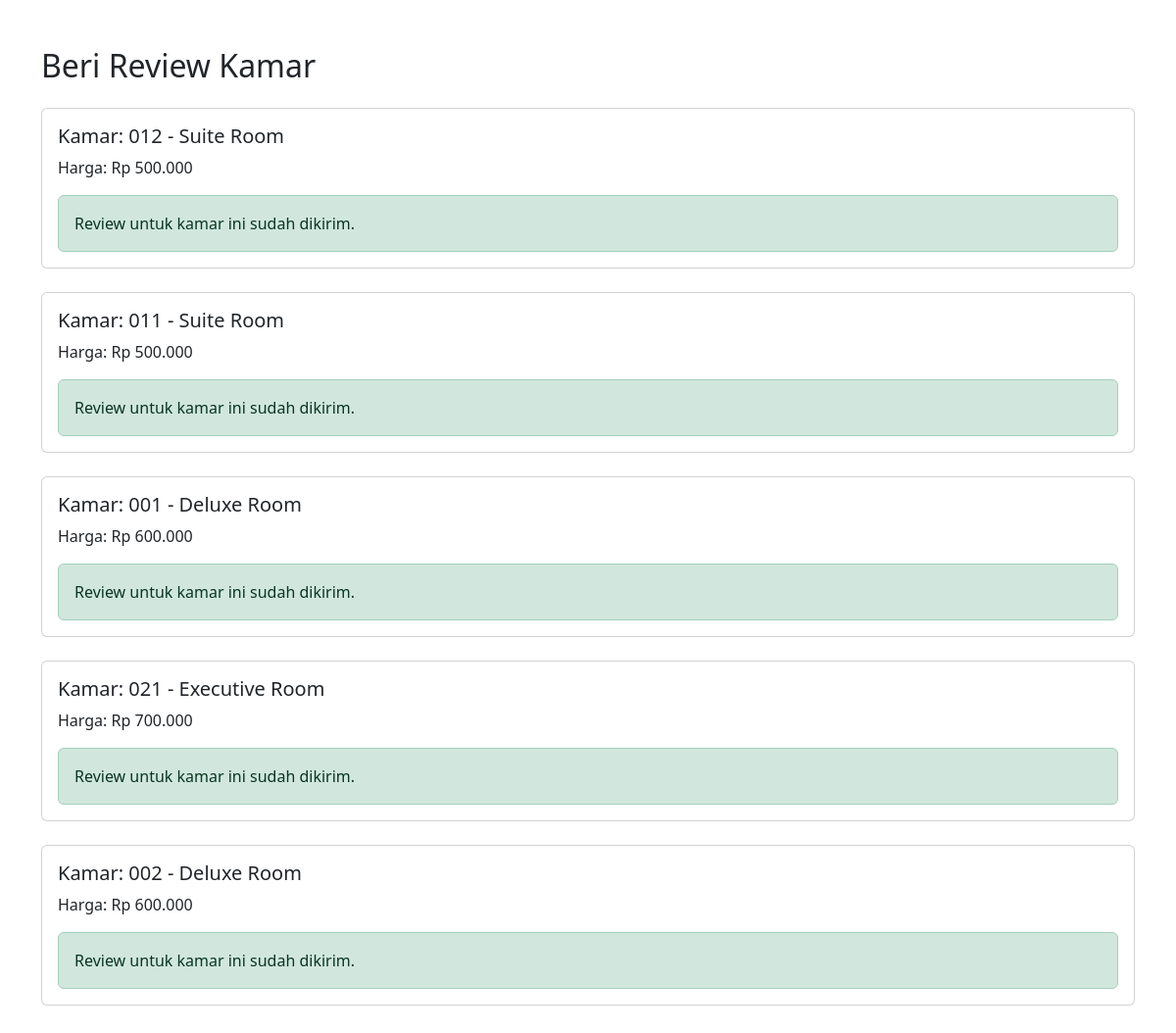
The app's page /review.php (signed in) with its own data.
### tables this page shows
CREATE TABLE `review` (
  `id_review` int(11) NOT NULL,
  `idkmr` int(11) NOT NULL,
  `nokmr` int(11) NOT NULL,
  `id_cust` int(11) NOT NULL,
  `bintang` int(5) NOT NULL,
  `komen` text DEFAULT NULL,
  `created_at` timestamp NOT NULL DEFAULT current_timestamp()
);

CREATE TABLE `kmr` (
  `idkmr` int(12) NOT NULL,
  `nokmr` varchar(5) NOT NULL,
  `tipe` varchar(255) NOT NULL,
  `harga` bigint(20) NOT NULL,
  `kap` varchar(255) NOT NULL,
  `status` varchar(20) NOT NULL,
  `fasilitas` varchar(255) NOT NULL
);

### review.php (the view, shortened to what this page needs)
<?php
require 'koneksi.php';
$email = $_SESSION['email'];
$stmt = $conn->prepare("SELECT id_cust FROM cust WHERE email = ?");
$stmt->bind_param("s", $email);
$stmt->execute();
$user = $stmt->get_result()->fetch_assoc();
$id_cust = $user['id_cust'];
$stmt = $conn->prepare("
    SELECT k.idkmr, k.nokmr, k.tipe, k.harga, r.id_review
    FROM transaksi t
    JOIN kmr k ON t.nokmr = k.nokmr
    LEFT JOIN review r ON r.nokmr = k.nokmr AND r.id_cust = ?
    WHERE t.id_cust = ?
");
$stmt->bind_param("ii", $id_cust, $id_cust);
$stmt->execute();
$result = $stmt->get_result();
?>
<!DOCTYPE html>
<html lang="id">
<head>
    <link href="https://cdn.jsdelivr.net/npm/bootstrap@5.3.3/dist/css/bootstrap.min.css" rel="stylesheet">
    <link href="https://cdn.jsdelivr.net/npm/bootstrap-icons@1.10.5/font/bootstrap-icons.css" rel="stylesheet">
</head>
<body class="container py-5">
    <h2 class="mb-4">Beri Review Kamar</h2>
    <?php if ($result->num_rows > 0): ?>
        <?php while ($row = $result->fetch_assoc()): ?>
            <div class="card mb-4">
                <div class="card-body">
                    <h5>Kamar: <?= htmlspecialchars($row['nokmr']) ?> - <?= htmlspecialchars($row['tipe']) ?></h5>
                    <p>Harga: Rp <?= number_format($row['harga'], 0, ',', '.') ?></p>
                    <?php if (empty($row['id_review'])): ?>
                        <form method="POST" class="review-form">
                            <input type="hidden" name="idkmr" value="<?= $row['idkmr'] ?>">
                            <input type="hidden" name="nokmr" value="<?= $row['nokmr'] ?>">
                            <div class="mb-3">
                                <label>Bintang:</label><br>
                                <?php for ($i = 1; $i <= 5; $i++): ?>
                                    <i class="bi bi-star star" data-value="<?= $i ?>"></i>
                                <?php endfor; ?>
                                <input type="hidden" name="bintang" class="bintang-value" required>
                            </div>
                            <div class="mb-3">
                                <label>Komentar:</label>
                                <textarea name="komen" class="form-control" rows="3" required></textarea>
                            </div>
                            <button type="submit" class="btn btn-dark">Kirim Review</button>
                        </form>
                    <?php else: ?>
                        <div class="alert alert-success mb-0">
                            Review untuk kamar ini sudah dikirim.
                        </div>
                    <?php endif; ?>
                </div>
            </div>
        <?php endwhile; ?>
    <?php else: ?>
        <div class="alert alert-info">Belum ada transaksi yang bisa direview.</div>
    <?php endif; ?>
</body>
</html>

### records on screen
review: idkmr.nokmr "012", idkmr.tipe "Suite Room", idkmr.harga "500.000", shows "Review untuk kamar ini sudah dikirim."
review: idkmr.nokmr "011", idkmr.tipe "Suite Room", idkmr.harga "500.000", shows "Review untuk kamar ini sudah dikirim."
review: idkmr.nokmr "001", idkmr.tipe "Deluxe Room", idkmr.harga "600.000", shows "Review untuk kamar ini sudah dikirim."
review: idkmr.nokmr "021", idkmr.tipe "Executive Room", idkmr.harga "700.000", shows "Review untuk kamar ini sudah dikirim."
review: idkmr.nokmr "002", idkmr.tipe "Deluxe Room", idkmr.harga "600.000", shows "Review untuk kamar ini sudah dikirim."
